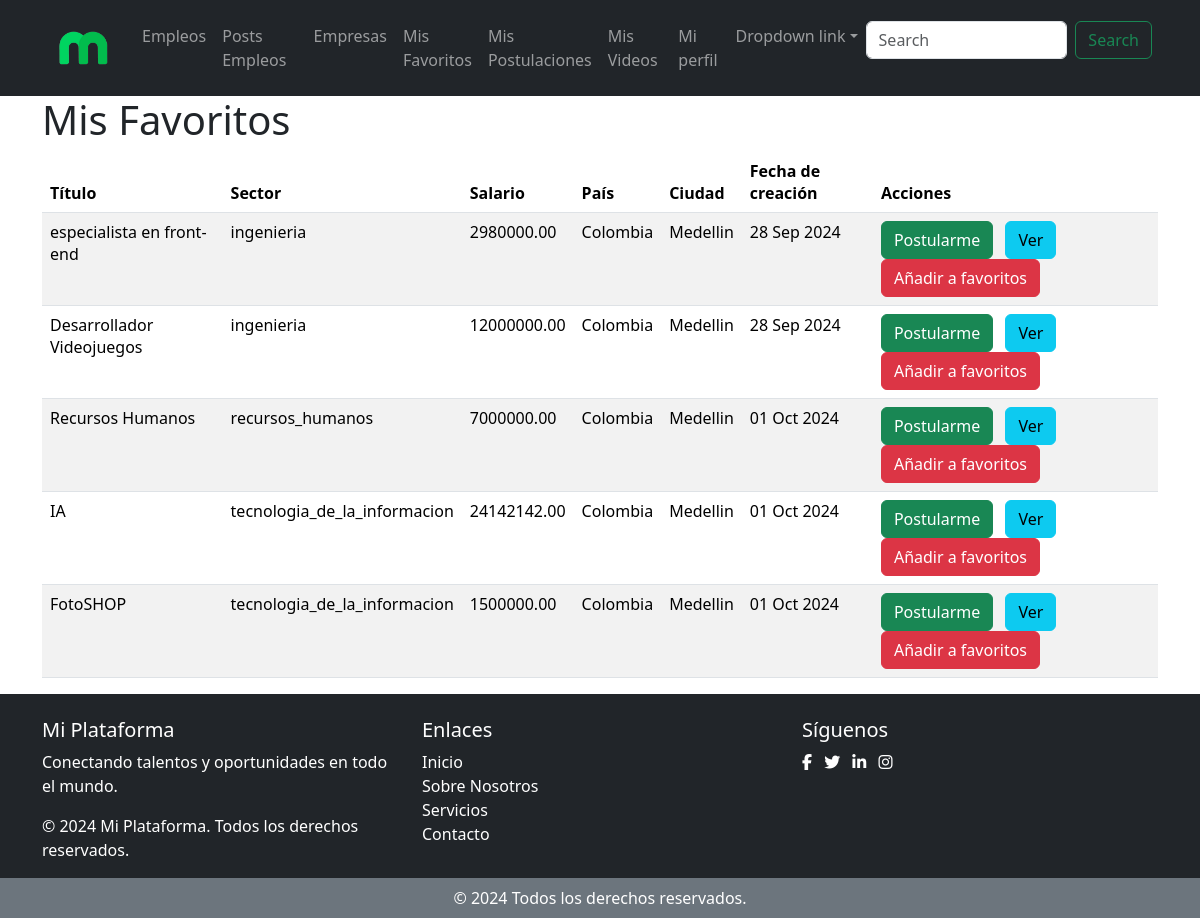
The app's page /empleos-favoritos/ (signed in) with its own data.
### buscador_aspirante/models.py (models this page shows)
class Favoritos(models.Model):
    aspirante = models.ForeignKey(Aspirante, on_delete=models.CASCADE)
    empleo = models.ForeignKey(Empleo, on_delete=models.CASCADE)

### empleos_reclutador/models.py (models this page shows, shortened)
class Empleo(models.Model):
    reclutador = models.ForeignKey(Reclutador_empresa, on_delete=models.CASCADE)
    titulo = models.CharField(max_length=255)
    sector_laboral = models.CharField(max_length=50, choices=SectoresLaborales.choices)
    salario = MoneyField(
        max_digits=14,
        decimal_places=2,
        default_currency='COP',  # Moneda predeterminada para Colombia
        currency_choices=[
            ('COP', 'Peso colombiano (COP)'),  # Empleos locales
            ('USD', 'Dólar estadounidense (USD)'),  # Empleos virtuales (EE.UU.)
            ('EUR', 'Euro (EUR)'),  # Empleos virtuales (Europa)
            ('GBP', 'Libra esterlina (GBP)'),  # Empleos virtuales (Reino Unido)
            ('CAD', 'Dólar canadiense (CAD)'),  # Empleos virtuales (Canadá)
            ('AUD', 'Dólar australiano (AUD)'),  # Empleos virtuales (Australia)
            ('BTC', 'Bitcoin (BTC)'),  # Criptomonedas
            ('ETH', 'Ethereum (ETH)'),  # Criptomonedas
        ]
    )
    pais = models.CharField(max_length=50, choices=Paises.choices)
    ciudad = models.CharField(max_length=100)
    fecha_creacion = models.DateTimeField(default=timezone.now)  # Campo de fecha y hora
    descripcion = models.TextField()
    habilidades = models.TextField()
    experiencia = models.TextField()
    nivel_estudios = models.TextField()
    MODALIDAD_TRABAJO = [('virtual', 'virtual'), ('presencial', 'presencial'), ('mixto', 'mixto')]
    modalidad_trabajo = models.CharField(max_length=50, choices=MODALIDAD_TRABAJO)
    palabras_clave = models.TextField()
    CONTRATO_CHOICES = [
        ('termino_fijo', 'Contrato a Término Fijo'),
        ('termino_indefinido', 'Contrato a Término Indefinido'),
        ('aprendizaje', 'Contrato de Aprendizaje'),
        ('obra_labor', 'Contrato por Obra o Labor'),
        ('tiempo_parcial', 'Contrato a Tiempo Parcial'),
        ('teletrabajo', 'Contrato de Teletrabajo'),
        ('temporada', 'Contrato de Temporada'),
        ('servicios', 'Contrato de Servicios'),
    ]
    tipo_contrato = models.CharField(
        max_length=30,
        choices=CONTRATO_CHOICES,
        default='termino_fijo'  # Puedes cambiar el valor por defecto
    )
    competencias_tecnicas = models.TextField()
    video_presentacion = models.FileField(upload_to='videos_presentacion_empleo/')

### buscador_aspirante/views.py (the view)
# urls.py: path('empleos-favoritos/', views.empleos_favoritos, name='empleos_favoritos'),
def empleos_favoritos(request):
    aspirante = Aspirante.objects.get(usuario=request.user)
    favoritos = Favoritos.objects.filter(aspirante=aspirante)
    return render(request, 'empleos_favoritos.html', {'favoritos': favoritos})

### buscador_aspirante/templates/empleos_favoritos.html (shortened to what this page needs)
{% extends 'base_aspirante.html' %}
{% block content %}
<div class="container">
    <h1>Mis Favoritos</h1>
    {% if favoritos %}
        <table class="table table-striped">
            <thead>
                <tr>
                    <th>Título</th>
                    <th>Sector</th>
                    <th>Salario</th>
                    <th>País</th>
                    <th>Ciudad</th>
                    <th>Fecha de creación</th>
                    <th>Acciones</th>
                </tr>
            </thead>
            <tbody>
                {% for favorito in favoritos %}
                    <tr>
                        <td>{{ favorito.empleo.titulo }}</td>
                        <td>{{ favorito.empleo.sector_laboral }}</td>
                        <td>{{ favorito.empleo.salario }}</td>
                        <td>{{ favorito.empleo.pais }}</td>
                        <td>{{ favorito.empleo.ciudad }}</td>
                        <td>{{ favorito.empleo.fecha_creacion|date:"d M Y" }}</td>
                        <td>
                            <a href="{% url 'postularme_empleo' favorito.empleo.id %}" class="btn btn-success me-2">Postularme</a>
                            <a href="{% url 'detalle_empleo_aspirante' favorito.empleo.id %}" class="btn btn-info me-2 ">Ver</a>
                            <a href="{% url 'anadir_favoritos' favorito.empleo.id %}" class="btn btn-danger me-2">Añadir a favoritos</a>
                        </td>
                    </tr>
                {% endfor %}
            </tbody>
        </table>
    {% else %}
        <p>No has añadido empleos a favoritos.</p>
    {% endif %}
</div>
{% endblock %}

### redSocialMagneto/static/styles/global.css (style rules this page uses)
body { background-color: white; }
a { text-decoration: none; }

### records on screen
Favoritos: empleo.titulo "especialista en front-end", empleo.sector_laboral "ingenieria", empleo.salario "2980000.00", empleo.pais "Colombia", empleo.ciudad "Medellin", empleo.fecha_creacion "28 Sep 2024"
Favoritos: empleo.titulo "Desarrollador Videojuegos", empleo.sector_laboral "ingenieria", empleo.salario "12000000.00", empleo.pais "Colombia", empleo.ciudad "Medellin", empleo.fecha_creacion "28 Sep 2024"
Favoritos: empleo.titulo "Recursos Humanos", empleo.sector_laboral "recursos_humanos", empleo.salario "7000000.00", empleo.pais "Colombia", empleo.ciudad "Medellin", empleo.fecha_creacion "01 Oct 2024"
Favoritos: empleo.titulo "IA", empleo.sector_laboral "tecnologia_de_la_informacion", empleo.salario "24142142.00", empleo.pais "Colombia", empleo.ciudad "Medellin", empleo.fecha_creacion "01 Oct 2024"
Favoritos: empleo.titulo "FotoSHOP", empleo.sector_laboral "tecnologia_de_la_informacion", empleo.salario "1500000.00", empleo.pais "Colombia", empleo.ciudad "Medellin", empleo.fecha_creacion "01 Oct 2024"
